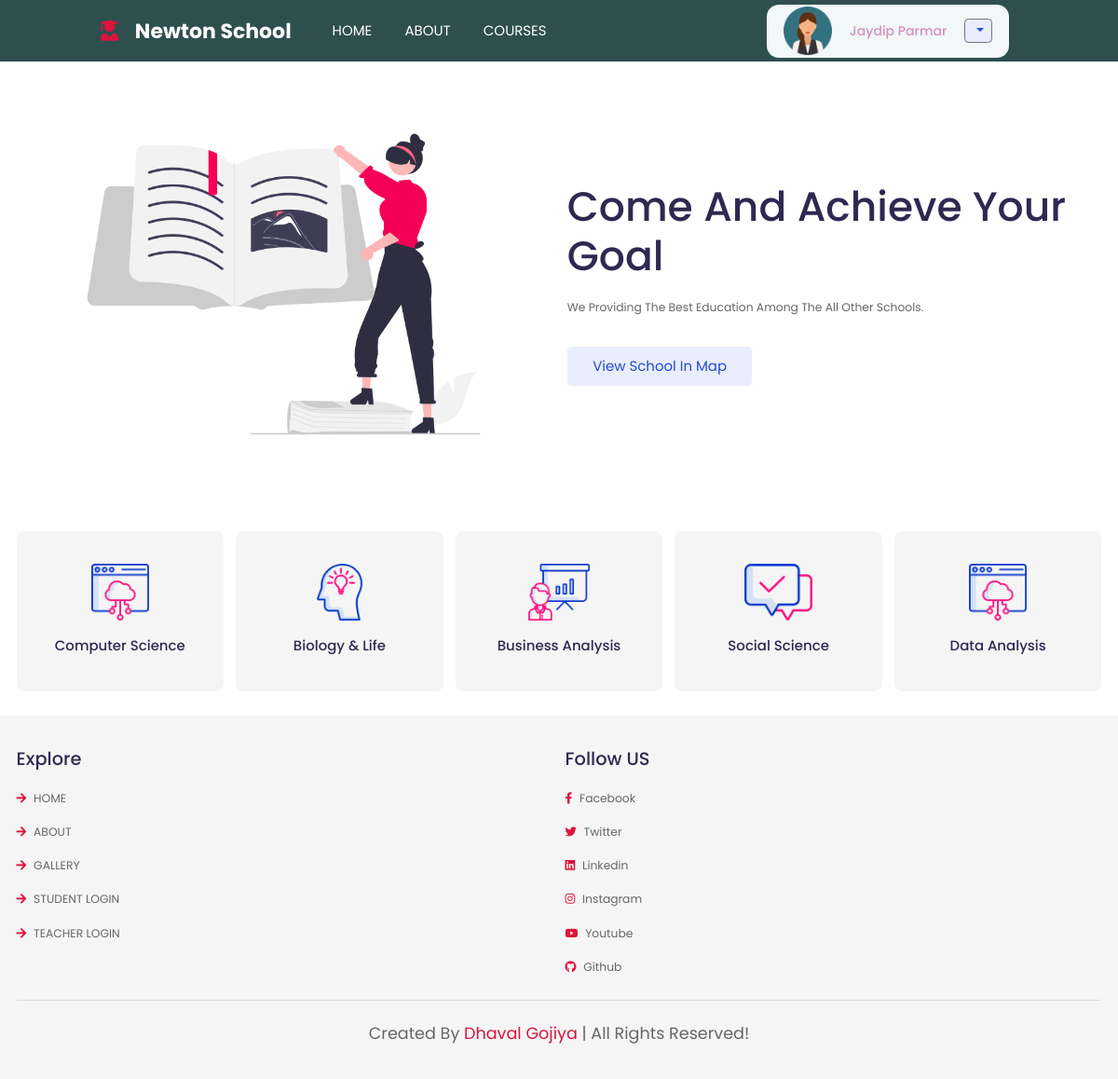
Page / (signed in) on the committed database.
### users/models.py (models this page shows)
class SchoolUser(AbstractUser):
    USER_CHOICE = [(USER_CHOICE_VALUE_TEACHER, 'Teacher'),
                   (USER_CHOICE_VALUE_STUDENT, 'Student'),
                   ]
    birthdate = models.DateField(null=True, blank=True)
    phone = models.IntegerField(null=True, blank=True)
    standard = models.IntegerField(null=True, blank=True)
    subject = models.CharField(max_length=30, blank=True)
    email = models.EmailField(unique=True)
    local_address = models.TextField(max_length=200, blank=True)
    permanent_address = models.TextField(max_length=200, blank=True)
    user_type = models.CharField(max_length=10, choices=USER_CHOICE)
    terms_conditions = models.BooleanField(default=False)
    user_icon = models.ImageField(upload_to='images/profile-icon', blank=True,
                                  default='images/no-profile-icon/default.png')
    REQUIRED_FIELDS = ['local_address', 'email']

### newtonschool/views.py (the view)
# urls.py: path('', views.newton_school_dashboard, name='school_dashboard'),
def newton_school_dashboard(request):
    return render(request, "newtonschool/dashboard.html", )

### newtonschool/templates/newtonschool/dashboard.html (shortened to what this page needs)
<!DOCTYPE html>
{% load static %}
<html lang="en">
<head>
    <link rel="stylesheet" href="https://cdnjs.cloudflare.com/ajax/libs/font-awesome/5.15.4/css/all.min.css">
    <link rel="stylesheet" href="{% static 'css/bootstrap.css' %}">
    <link rel="stylesheet" href="{% static 'newtonschool/css/style.css' %}">
</head>
<body>
<header class="header">
    <a href="{% url 'school_dashboard' %}" class="logo"> <i class="fas fa-user-graduate"></i></a> <a
        href="{% url 'school_dashboard' %}" class="logo">Newton School</a>
    <nav class="navbar">
        <ul>
            <li><a href="{% url 'school_dashboard' %}">HOME</a></li>
            <li><a href="{% url 'school_about' %}">ABOUT</a></li>
            <li><a href="{% url 'courses' %}">COURSES</a></li>
        </ul>
        {% if request.user.is_authenticated %}
        <div class="dropdown navbar-nav">
            <img class="login-icon" src="{{ request.user.user_icon.url }}" alt="User Profile Image"/>
            <a href="#" class="user-pf">{{ request.user.get_full_name }}</a>
            <button class="btn btn-secondary dropdown-toggle" type="button" id="dropdownMenuButton1"
            >
            </button>
        </div>
        {% endif %}
    </nav>
</header>
<section class="home">
    <div class="image">
        <img src="{% static 'newtonschool/images/home-img.png'%}" alt="">
    </div>
    <div class="content">
        <h3>come and achieve your goal</h3>
        <p>we providing the best education among the all other schools.</p>
        <a href="map.html" class="btn">View school in map</a>
    </div>
</section>
<section class="category">
    <a href="#" class="box">
        <img src="{% static 'newtonschool/images/category-1.png'%}" alt="">
        <h3>computer science</h3>
    </a>
    <a href="#" class="box">
        <img src="{% static 'newtonschool/images/category-2.png'%}" alt="">
        <h3>biology & life</h3>
    </a>
    <a href="#" class="box">
        <img src="{% static 'newtonschool/images/category-3.png'%}" alt="">
        <h3>business analysis</h3>
    </a>
    <a href="#" class="box">
        <img src="{% static 'newtonschool/images/category-4.png'%}" alt="">
        <h3>social science</h3>
    </a>
    <a href="#" class="box">
        <img src="{% static 'newtonschool/images/category-5.png'%}" alt="">
        <h3>data analysis</h3>
    </a>
</section>
<section class="footer">
    <div class="box-container">
        <div class="box">
            <h3>explore</h3>
            <a href="{% url 'school_dashboard' %}"> <i class="fas fa-arrow-right"></i> HOME </a>
            <a href="{% url 'school_about' %}"> <i class="fas fa-arrow-right"></i> ABOUT </a>
            <a href="course-1.html"> <i class="fas fa-arrow-right"></i> GALLERY </a>
            <a href="{% url 'student_reg' %}"> <i class="fas fa-arrow-right"></i> STUDENT LOGIN </a>
            <a href="{% url 'teacher_reg' %}"> <i class="fas fa-arrow-right"></i> TEACHER LOGIN </a>
        </div>
        <div class="box">
            <h3>Follow US</h3>
            <a href="#"> <i class="fab fa-facebook-f"></i> facebook </a>
            <a href="#"> <i class="fab fa-twitter"></i> twitter </a>
            <a href="#"> <i class="fab fa-linkedin"></i> linkedin </a>
            <a href="#"> <i class="fab fa-instagram"></i> instagram </a>
            <a href="https://www.youtube.com/channel/UCXxTe5lB_fjn1H5azGBgWDw"> <i class="fab fa-youtube"></i> youtube
            </a>
            <a href="#"> <i class="fab fa-github"></i> github </a>
        </div>
    </div>
    <div class="credit"> created by <span>Dhaval Gojiya</span> | all rights reserved!</div>
</section>
</body>
</html>

### newtonschool/static/newtonschool/css/style.css (style rules this page uses)
* { font-family: 'Poppins', sans-serif; margin: 0; padding: 0; -webkit-box-sizing: border-box; box-sizing: border-box; text-transform: capitalize; text-decoration: none; outline: none; border: none; -webkit-transition: all .2s linear; transition: all .2s linear; }
html { font-size: 62.5%; overflow-x: hidden; }
section { padding: 3rem 9%; }
.btn { display: inline-block; margin-top: 1rem; padding: 1rem 3rem; background: #e9edfb; color: #224bcf; cursor: pointer; border-radius: .5rem; font-size: 1.7rem; }
.header { position: -webkit-sticky; position: sticky; top: 0; left: 0; right: 0; z-index: 1000; display: -webkit-box; display: -ms-flexbox; display: flex; -webkit-box-align: center; -ms-flex-align: center; align-items: center; gap: 2rem; -webkit-box-pack: justify; -ms-flex-pack: justify; justify-content: space-between; padding: 0 9%; background: darkslategrey; }
.header .logo { font-size: 2.5rem; font-weight: bolder; color: #fff; flex-shrink: 0; }
.header .logo i { color: crimson; }
.header .navbar ul { list-style: none; }
.header .navbar ul li { position: relative; float: left; }
.header .navbar ul li a { padding: 2rem; display: block; font-size: 1.7rem; color: #fff; }
.home { display: -webkit-box; display: -ms-flexbox; display: flex; -webkit-box-align: center; -ms-flex-align: center; align-items: center; -ms-flex-wrap: wrap; flex-wrap: wrap; gap: 2rem; }
.home .image { -webkit-box-flex: 1; -ms-flex: 1 1 42rem; flex: 1 1 42rem; }
.home .image img { width: 100%; }
.home .content { -webkit-box-flex: 1; -ms-flex: 1 1 42rem; flex: 1 1 42rem; }
.home .content h3 { color: #302851; font-size: 5rem; }
.home .content p { font-size: 1.4rem; color: #666; padding: 1rem 0; line-height: 2.5; }
.category { display: -ms-grid; display: grid; -ms-grid-columns: (minmax(16rem, 1fr))[auto-fit]; grid-template-columns: repeat(auto-fit, minmax(16rem, 1fr)); gap: 1.5rem; }
.category .box { border-radius: 1rem; background: #f5f5f5; padding: 4rem 3rem; text-align: center; }
.category .box img { height: 7rem; margin-bottom: 2rem; }
.category .box h3 { font-size: 1.7rem; color: #302851; }
.footer { background: #f5f5f5; }
.footer .box-container { display: -ms-grid; display: grid; -ms-grid-columns: (minmax(25rem, 1fr))[auto-fit]; grid-template-columns: repeat(auto-fit, minmax(25rem, 1fr)); gap: 1.5rem; }
.footer .box-container .box h3 { font-size: 2.2rem; padding: 1rem 0; color: #302851; }
.footer .box-container .box a { display: block; font-size: 1.4rem; padding: 1rem 0; color: #666; }
.footer .box-container .box a i { color: crimson; padding-right: .5rem; }
.footer .credit { text-align: center; margin-top: 2rem; padding: 1rem; padding-top: 2.5rem; font-size: 2rem; color: #666; border-top: 0.1rem solid rgba(0, 0, 0, 0.1); }
.footer .credit span { color: crimson; }
@media (max-width: 1200px) { html { font-size: 55%; } }
@media (max-width: 1200px) { section { padding: 3rem 2rem; } }
.login-icon { width: 20%; }
.navbar ul { margin: 0; }
.user-pf { color: rgb(213,144,187); font-size: 14px; font-weight: 500; }
.dropdown-toggle.btn { margin: 0; padding: 1px 8px; }
.navbar-nav { position:relative; display: flex; -ms-flex-direction: column; flex-direction: row; padding: 0.3rem 0; justify-content: space-evenly; align-items: center; flex-basis: 35%; background-color: #f2f7f9; border-radius: 13px; }

### rows in the picture
SchoolUser: user.user_icon (picture), user.get_full_name "Jaydip Parmar"
